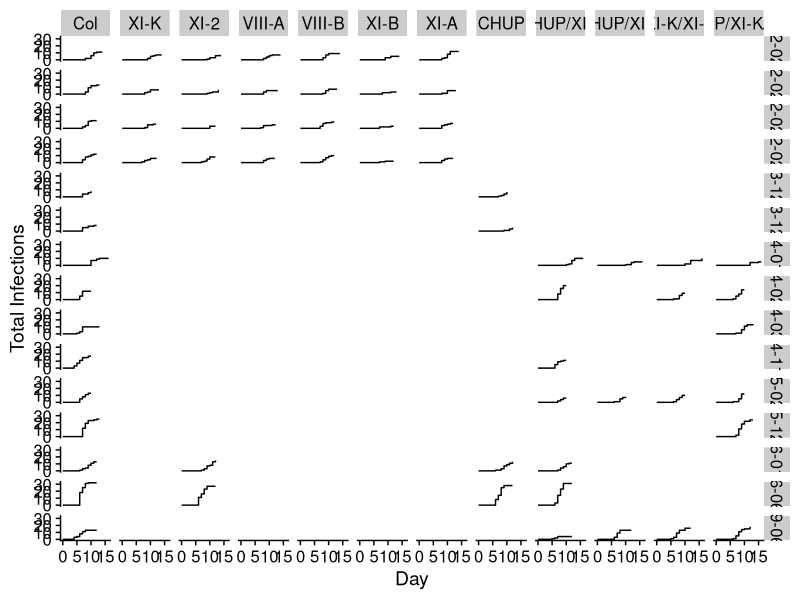
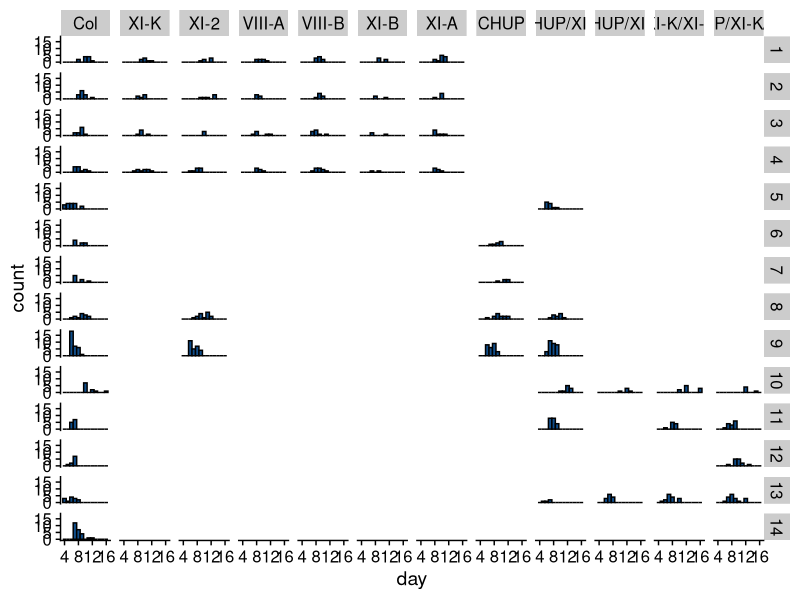

These figures' R source, in order: (Note: this script raises an error after producing the figures.)
## ---- chunk 1

# Clear the environment
rm(list = ls())
#gc(reset = TRUE, verbose = FALSE)

# Notebook Settings
knitr::opts_chunk$set(echo = FALSE)

# Load Libraries
library(tidyverse)
library(tufte)
library(cowplot)
library(readxl)

#ggplot2 settings
theme_set(theme_cowplot())

## ---- chunk 2

# Load data and cache a csv snapshot of the excel files

# Load cdf data
tidyplants_cdf <- read_excel("Plant-Data-Messy-Format.xlsx", sheet = "tidyplants_cdf")%>%
  rename(day = Day,
         ecotype = Ecotype,
         trial_name = `Trial Name`,
         trial_index = `Trial Index`,
         trial_date = `Trial Date`,
         total_infections = `Total Infections`,
         new_infections = `New Infections`,
         Ntot = `Total Plants`,
         Nobs = `Total Observed`,
         Ncens = `Total Censored`,
         ycens = `Censored Day`, 
         XIK = `XI-K`,
         XI2 = `XI-2`,
         VIIIA = `VIII-A`,
         VIIIB = `VIII-B`,
         XIB = `XI-B`,
         XIA = `XI-A`) %>%
  mutate(trial_date = as.Date(trial_date))

tidyplants_cdf$ecotype <- factor(tidyplants_cdf$ecotype, levels = c("Col", 
                                                                    "XI-K",
                                                                    "XI-2",
                                                                    "VIII-A",
                                                                    "VIII-B",
                                                                    "XI-B",
                                                                    "XI-A",
                                                                    "CHUP",
                                                                    "CHUP/XI-2",
                                                                    "CHUP/XI-K",
                                                                    "XI-K/XI-2",
                                                                    "CHUP/XI-K/XI-2"))

head(tidyplants_cdf)

## ---- chunk 3

cdf_plots <- ggplot(data = tidyplants_cdf, aes(x = day, y = total_infections)) +
  #geom_point(color = "DodgerBlue4") + 
  geom_step(color = "Black") +
  facet_grid(trial_date ~ ecotype) +
  xlab("Day") +
  ylab("Total Infections")

cdf_plots

ggsave("cdf_plots.pdf", plot = cdf_plots, height = 15, width = 15)
## ---- chunk 4

# Start by constructing plant data for uncensored plants

trial_name <- c()
trial_index <- c()
trial_date <- c()
day <- c()
ecotype <- c()
XIK <- c()
XI2 <- c()
VIIIA <- c()
VIIIB <- c()
XIB <- c()
XIA <- c()
CHUP <- c()


for(i in 1:nrow(tidyplants_cdf %>% filter(day != 0))){
  trial_name <- c(trial_name, rep(tidyplants_cdf$trial_name[i], each = tidyplants_cdf$new_infections[i]) )
  trial_index <- c(trial_index, rep(tidyplants_cdf$trial_index[i], each = tidyplants_cdf$new_infections[i]) )
  str(tidyplants_cdf$trial_date[i])
  trial_date <- c(trial_index, rep(tidyplants_cdf$trial_date[i], each = tidyplants_cdf$new_infections[i]) )
  day <- c(day, rep(tidyplants_cdf$day[i], each = tidyplants_cdf$new_infections[i]) )
  ecotype <- c(ecotype, rep(as.character(tidyplants_cdf$ecotype[i]), each = tidyplants_cdf$new_infections[i]) )
  XIK <- c(XIK, rep(tidyplants_cdf$XIK[i], each = tidyplants_cdf$new_infections[i]) )
  XI2 <- c(XI2, rep(tidyplants_cdf$XI2[i], each = tidyplants_cdf$new_infections[i]) )
  VIIIA <- c(VIIIA, rep(tidyplants_cdf$VIIIA[i], each = tidyplants_cdf$new_infections[i]) )
  VIIIB <- c(VIIIB, rep(tidyplants_cdf$VIIIB[i], each = tidyplants_cdf$new_infections[i]) )
  XIB <- c(XIB, rep(tidyplants_cdf$XIB[i], each = tidyplants_cdf$new_infections[i]) )
  XIA <- c(XIA, rep(tidyplants_cdf$XIA[i], each = tidyplants_cdf$new_infections[i]) )
  CHUP <- c(CHUP, rep(tidyplants_cdf$CHUP[i], each = tidyplants_cdf$new_infections[i]) )
}

df_censored <- data.frame(trial_name = trial_name,
                          trial_index = trial_index,
                          trial_date = trial_date,
                          day = day,
                          ecotype = ecotype,
                          XIK = XIK,
                          XI2 = XI2,
                          VIIIA = VIIIA,
                          VIIIB = VIIIB,
                          XIB = XIB,
                          XIA = XIA,
                          CHUP = CHUP) %>% 
  mutate(censored = 0)

df_censored$ecotype <- factor(df_censored$ecotype, levels = c("Col", 
                                                              "XI-K",
                                                              "XI-2",
                                                              "VIII-A",
                                                              "VIII-B",
                                                              "XI-B",
                                                              "XI-A",
                                                              "CHUP",
                                                              "CHUP/XI-2",
                                                              "CHUP/XI-K",
                                                              "XI-K/XI-2",
                                                              "CHUP/XI-K/XI-2"))

head(df_censored,130)
## ---- chunk 5

tp_hist <- ggplot(data = df_censored, aes(day)) +
  geom_histogram(color = "Black", fill = "DodgerBlue4", binwidth = 1) + 
  facet_grid(trial_date ~ ecotype)

tp_hist

ggsave("hist_plots.pdf", plot = tp_hist, height = 15, width = 15)
## ---- chunk 6

knitr::kable(tidyplants_cdf)

## ---- chunk 7

knitr::kable(tidyplants)
